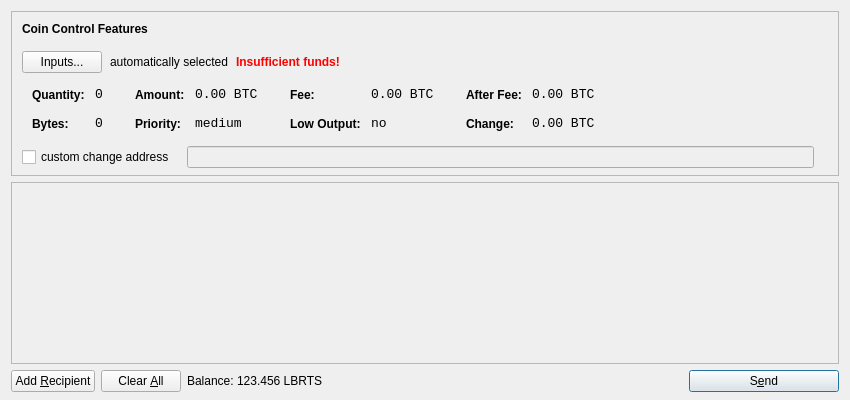
<?xml version="1.0" encoding="UTF-8"?>
<ui version="4.0">
 <class>SendCoinsDialog</class>
 <widget class="QDialog" name="SendCoinsDialog">
  <property name="geometry">
   <rect>
    <x>0</x>
    <y>0</y>
    <width>850</width>
    <height>400</height>
   </rect>
  </property>
  <property name="windowTitle">
   <string>Send Coins</string>
  </property>
  <layout class="QVBoxLayout" name="verticalLayout" stretch="0,1,0">
   <property name="bottomMargin">
    <number>8</number>
   </property>
   <item>
    <widget class="QFrame" name="frameCoinControl">
     <property name="sizePolicy">
      <sizepolicy hsizetype="Expanding" vsizetype="Expanding">
       <horstretch>0</horstretch>
       <verstretch>0</verstretch>
      </sizepolicy>
     </property>
     <property name="maximumSize">
      <size>
       <width>16777215</width>
       <height>16777215</height>
      </size>
     </property>
     <property name="frameShape">
      <enum>QFrame::StyledPanel</enum>
     </property>
     <property name="frameShadow">
      <enum>QFrame::Sunken</enum>
     </property>
     <layout class="QVBoxLayout" name="verticalLayoutCoinControl2">
      <property name="spacing">
       <number>-1</number>
      </property>
      <property name="leftMargin">
       <number>0</number>
      </property>
      <property name="topMargin">
       <number>0</number>
      </property>
      <property name="rightMargin">
       <number>0</number>
      </property>
      <property name="bottomMargin">
       <number>6</number>
      </property>
      <item>
       <layout class="QVBoxLayout" name="verticalLayoutCoinControl" stretch="0,0,0,0,1">
        <property name="spacing">
         <number>0</number>
        </property>
        <property name="leftMargin">
         <number>10</number>
        </property>
        <property name="topMargin">
         <number>10</number>
        </property>
        <item>
         <layout class="QHBoxLayout" name="horizontalLayoutCoinControl1">
          <property name="bottomMargin">
           <number>15</number>
          </property>
          <item>
           <widget class="QLabel" name="labelCoinControlFeatures">
            <property name="sizePolicy">
             <sizepolicy hsizetype="Preferred" vsizetype="Maximum">
              <horstretch>0</horstretch>
              <verstretch>0</verstretch>
             </sizepolicy>
            </property>
            <property name="font">
             <font>
              <weight>75</weight>
              <bold>true</bold>
             </font>
            </property>
            <property name="styleSheet">
             <string notr="true">font-weight:bold;</string>
            </property>
            <property name="text">
             <string>Coin Control Features</string>
            </property>
           </widget>
          </item>
         </layout>
        </item>
        <item>
         <layout class="QHBoxLayout" name="horizontalLayoutCoinControl2" stretch="0,0,0,0">
          <property name="spacing">
           <number>8</number>
          </property>
          <property name="bottomMargin">
           <number>10</number>
          </property>
          <item>
           <widget class="QPushButton" name="pushButtonCoinControl">
            <property name="styleSheet">
             <string notr="true"/>
            </property>
            <property name="text">
             <string>Inputs...</string>
            </property>
           </widget>
          </item>
          <item>
           <widget class="QLabel" name="labelCoinControlAutomaticallySelected">
            <property name="text">
             <string>automatically selected</string>
            </property>
            <property name="margin">
             <number>5</number>
            </property>
           </widget>
          </item>
          <item>
           <widget class="QLabel" name="labelCoinControlInsuffFunds">
            <property name="font">
             <font>
              <weight>75</weight>
              <bold>true</bold>
             </font>
            </property>
            <property name="styleSheet">
             <string notr="true">color:red;font-weight:bold;</string>
            </property>
            <property name="text">
             <string>Insufficient funds!</string>
            </property>
            <property name="margin">
             <number>5</number>
            </property>
           </widget>
          </item>
          <item>
           <spacer name="horizontalSpacerCoinControl">
            <property name="orientation">
             <enum>Qt::Horizontal</enum>
            </property>
            <property name="sizeHint" stdset="0">
             <size>
              <width>40</width>
              <height>1</height>
             </size>
            </property>
           </spacer>
          </item>
         </layout>
        </item>
        <item>
         <widget class="QWidget" name="widgetCoinControl" native="true">
          <property name="sizePolicy">
           <sizepolicy hsizetype="Preferred" vsizetype="Preferred">
            <horstretch>0</horstretch>
            <verstretch>0</verstretch>
           </sizepolicy>
          </property>
          <property name="minimumSize">
           <size>
            <width>0</width>
            <height>0</height>
           </size>
          </property>
          <property name="styleSheet">
           <string notr="true"/>
          </property>
          <layout class="QHBoxLayout" name="horizontalLayoutCoinControl5">
           <property name="margin">
            <number>0</number>
           </property>
           <item>
            <layout class="QHBoxLayout" name="horizontalLayoutCoinControl3" stretch="0,0,0,1">
             <property name="spacing">
              <number>20</number>
             </property>
             <property name="topMargin">
              <number>0</number>
             </property>
             <property name="bottomMargin">
              <number>10</number>
             </property>
             <item>
              <layout class="QFormLayout" name="formLayoutCoinControl1">
               <property name="horizontalSpacing">
                <number>10</number>
               </property>
               <property name="verticalSpacing">
                <number>14</number>
               </property>
               <property name="leftMargin">
                <number>10</number>
               </property>
               <property name="topMargin">
                <number>4</number>
               </property>
               <property name="rightMargin">
                <number>6</number>
               </property>
               <item row="0" column="0">
                <widget class="QLabel" name="labelCoinControlQuantityText">
                 <property name="styleSheet">
                  <string notr="true">font-weight:bold;</string>
                 </property>
                 <property name="text">
                  <string>Quantity:</string>
                 </property>
                 <property name="margin">
                  <number>0</number>
                 </property>
                </widget>
               </item>
               <item row="0" column="1">
                <widget class="QLabel" name="labelCoinControlQuantity">
                 <property name="font">
                  <font>
                   <family>Monospace</family>
                   <pointsize>10</pointsize>
                  </font>
                 </property>
                 <property name="cursor">
                  <cursorShape>IBeamCursor</cursorShape>
                 </property>
                 <property name="contextMenuPolicy">
                  <enum>Qt::ActionsContextMenu</enum>
                 </property>
                 <property name="text">
                  <string notr="true">0</string>
                 </property>
                 <property name="margin">
                  <number>0</number>
                 </property>
                 <property name="textInteractionFlags">
                  <set>Qt::LinksAccessibleByMouse|Qt::TextSelectableByKeyboard|Qt::TextSelectableByMouse</set>
                 </property>
                </widget>
               </item>
               <item row="1" column="0">
                <widget class="QLabel" name="labelCoinControlBytesText">
                 <property name="styleSheet">
                  <string notr="true">font-weight:bold;</string>
                 </property>
                 <property name="text">
                  <string>Bytes:</string>
                 </property>
                </widget>
               </item>
               <item row="1" column="1">
                <widget class="QLabel" name="labelCoinControlBytes">
                 <property name="font">
                  <font>
                   <family>Monospace</family>
                   <pointsize>10</pointsize>
                  </font>
                 </property>
                 <property name="cursor">
                  <cursorShape>IBeamCursor</cursorShape>
                 </property>
                 <property name="contextMenuPolicy">
                  <enum>Qt::ActionsContextMenu</enum>
                 </property>
                 <property name="text">
                  <string notr="true">0</string>
                 </property>
                 <property name="textInteractionFlags">
                  <set>Qt::LinksAccessibleByMouse|Qt::TextSelectableByKeyboard|Qt::TextSelectableByMouse</set>
                 </property>
                </widget>
               </item>
              </layout>
             </item>
             <item>
              <layout class="QFormLayout" name="formLayoutCoinControl2">
               <property name="horizontalSpacing">
                <number>10</number>
               </property>
               <property name="verticalSpacing">
                <number>14</number>
               </property>
               <property name="leftMargin">
                <number>6</number>
               </property>
               <property name="topMargin">
                <number>4</number>
               </property>
               <property name="rightMargin">
                <number>6</number>
               </property>
               <item row="0" column="0">
                <widget class="QLabel" name="labelCoinControlAmountText">
                 <property name="styleSheet">
                  <string notr="true">font-weight:bold;</string>
                 </property>
                 <property name="text">
                  <string>Amount:</string>
                 </property>
                 <property name="margin">
                  <number>0</number>
                 </property>
                </widget>
               </item>
               <item row="0" column="1">
                <widget class="QLabel" name="labelCoinControlAmount">
                 <property name="font">
                  <font>
                   <family>Monospace</family>
                   <pointsize>10</pointsize>
                  </font>
                 </property>
                 <property name="cursor">
                  <cursorShape>IBeamCursor</cursorShape>
                 </property>
                 <property name="contextMenuPolicy">
                  <enum>Qt::ActionsContextMenu</enum>
                 </property>
                 <property name="text">
                  <string notr="true">0.00 BTC</string>
                 </property>
                 <property name="textInteractionFlags">
                  <set>Qt::LinksAccessibleByMouse|Qt::TextSelectableByKeyboard|Qt::TextSelectableByMouse</set>
                 </property>
                </widget>
               </item>
               <item row="1" column="0">
                <widget class="QLabel" name="labelCoinControlPriorityText">
                 <property name="styleSheet">
                  <string notr="true">font-weight:bold;</string>
                 </property>
                 <property name="text">
                  <string>Priority:</string>
                 </property>
                </widget>
               </item>
               <item row="1" column="1">
                <widget class="QLabel" name="labelCoinControlPriority">
                 <property name="font">
                  <font>
                   <family>Monospace</family>
                   <pointsize>10</pointsize>
                  </font>
                 </property>
                 <property name="cursor">
                  <cursorShape>IBeamCursor</cursorShape>
                 </property>
                 <property name="contextMenuPolicy">
                  <enum>Qt::ActionsContextMenu</enum>
                 </property>
                 <property name="text">
                  <string>medium</string>
                 </property>
                 <property name="textInteractionFlags">
                  <set>Qt::LinksAccessibleByMouse|Qt::TextSelectableByKeyboard|Qt::TextSelectableByMouse</set>
                 </property>
                </widget>
               </item>
              </layout>
             </item>
             <item>
              <layout class="QFormLayout" name="formLayoutCoinControl3">
               <property name="horizontalSpacing">
                <number>10</number>
               </property>
               <property name="verticalSpacing">
                <number>14</number>
               </property>
               <property name="leftMargin">
                <number>6</number>
               </property>
               <property name="topMargin">
                <number>4</number>
               </property>
               <property name="rightMargin">
                <number>6</number>
               </property>
               <item row="0" column="0">
                <widget class="QLabel" name="labelCoinControlFeeText">
                 <property name="styleSheet">
                  <string notr="true">font-weight:bold;</string>
                 </property>
                 <property name="text">
                  <string>Fee:</string>
                 </property>
                 <property name="margin">
                  <number>0</number>
                 </property>
                </widget>
               </item>
               <item row="0" column="1">
                <widget class="QLabel" name="labelCoinControlFee">
                 <property name="font">
                  <font>
                   <family>Monospace</family>
                   <pointsize>10</pointsize>
                  </font>
                 </property>
                 <property name="cursor">
                  <cursorShape>IBeamCursor</cursorShape>
                 </property>
                 <property name="contextMenuPolicy">
                  <enum>Qt::ActionsContextMenu</enum>
                 </property>
                 <property name="text">
                  <string notr="true">0.00 BTC</string>
                 </property>
                 <property name="textInteractionFlags">
                  <set>Qt::LinksAccessibleByMouse|Qt::TextSelectableByKeyboard|Qt::TextSelectableByMouse</set>
                 </property>
                </widget>
               </item>
               <item row="1" column="0">
                <widget class="QLabel" name="labelCoinControlLowOutputText">
                 <property name="styleSheet">
                  <string notr="true">font-weight:bold;</string>
                 </property>
                 <property name="text">
                  <string>Low Output:</string>
                 </property>
                </widget>
               </item>
               <item row="1" column="1">
                <widget class="QLabel" name="labelCoinControlLowOutput">
                 <property name="font">
                  <font>
                   <family>Monospace</family>
                   <pointsize>10</pointsize>
                  </font>
                 </property>
                 <property name="cursor">
                  <cursorShape>IBeamCursor</cursorShape>
                 </property>
                 <property name="contextMenuPolicy">
                  <enum>Qt::ActionsContextMenu</enum>
                 </property>
                 <property name="text">
                  <string>no</string>
                 </property>
                 <property name="textInteractionFlags">
                  <set>Qt::LinksAccessibleByMouse|Qt::TextSelectableByKeyboard|Qt::TextSelectableByMouse</set>
                 </property>
                </widget>
               </item>
              </layout>
             </item>
             <item>
              <layout class="QFormLayout" name="formLayoutCoinControl4">
               <property name="horizontalSpacing">
                <number>10</number>
               </property>
               <property name="verticalSpacing">
                <number>14</number>
               </property>
               <property name="leftMargin">
                <number>6</number>
               </property>
               <property name="topMargin">
                <number>4</number>
               </property>
               <property name="rightMargin">
                <number>6</number>
               </property>
               <item row="0" column="0">
                <widget class="QLabel" name="labelCoinControlAfterFeeText">
                 <property name="styleSheet">
                  <string notr="true">font-weight:bold;</string>
                 </property>
                 <property name="text">
                  <string>After Fee:</string>
                 </property>
                 <property name="margin">
                  <number>0</number>
                 </property>
                </widget>
               </item>
               <item row="0" column="1">
                <widget class="QLabel" name="labelCoinControlAfterFee">
                 <property name="font">
                  <font>
                   <family>Monospace</family>
                   <pointsize>10</pointsize>
                  </font>
                 </property>
                 <property name="cursor">
                  <cursorShape>IBeamCursor</cursorShape>
                 </property>
                 <property name="contextMenuPolicy">
                  <enum>Qt::ActionsContextMenu</enum>
                 </property>
                 <property name="text">
                  <string notr="true">0.00 BTC</string>
                 </property>
                 <property name="textInteractionFlags">
                  <set>Qt::LinksAccessibleByMouse|Qt::TextSelectableByKeyboard|Qt::TextSelectableByMouse</set>
                 </property>
                </widget>
               </item>
               <item row="1" column="0">
                <widget class="QLabel" name="labelCoinControlChangeText">
                 <property name="styleSheet">
                  <string notr="true">font-weight:bold;</string>
                 </property>
                 <property name="text">
                  <string>Change:</string>
                 </property>
                </widget>
               </item>
               <item row="1" column="1">
                <widget class="QLabel" name="labelCoinControlChange">
                 <property name="font">
                  <font>
                   <family>Monospace</family>
                   <pointsize>10</pointsize>
                  </font>
                 </property>
                 <property name="cursor">
                  <cursorShape>IBeamCursor</cursorShape>
                 </property>
                 <property name="contextMenuPolicy">
                  <enum>Qt::ActionsContextMenu</enum>
                 </property>
                 <property name="text">
                  <string notr="true">0.00 BTC</string>
                 </property>
                 <property name="textInteractionFlags">
                  <set>Qt::LinksAccessibleByMouse|Qt::TextSelectableByKeyboard|Qt::TextSelectableByMouse</set>
                 </property>
                </widget>
               </item>
              </layout>
             </item>
            </layout>
           </item>
          </layout>
         </widget>
        </item>
        <item>
         <layout class="QHBoxLayout" name="horizontalLayoutCoinControl4" stretch="0,0,0">
          <property name="spacing">
           <number>12</number>
          </property>
          <property name="sizeConstraint">
           <enum>QLayout::SetDefaultConstraint</enum>
          </property>
          <property name="topMargin">
           <number>5</number>
          </property>
          <property name="rightMargin">
           <number>5</number>
          </property>
          <item>
           <widget class="QCheckBox" name="checkBoxCoinControlChange">
            <property name="text">
             <string>custom change address</string>
            </property>
           </widget>
          </item>
          <item>
           <widget class="QLineEdit" name="lineEditCoinControlChange">
            <property name="enabled">
             <bool>false</bool>
            </property>
            <property name="sizePolicy">
             <sizepolicy hsizetype="Expanding" vsizetype="Fixed">
              <horstretch>0</horstretch>
              <verstretch>0</verstretch>
             </sizepolicy>
            </property>
           </widget>
          </item>
          <item>
           <widget class="QLabel" name="labelCoinControlChangeLabel">
            <property name="sizePolicy">
             <sizepolicy hsizetype="Preferred" vsizetype="Expanding">
              <horstretch>0</horstretch>
              <verstretch>0</verstretch>
             </sizepolicy>
            </property>
            <property name="minimumSize">
             <size>
              <width>0</width>
              <height>0</height>
             </size>
            </property>
            <property name="text">
             <string/>
            </property>
            <property name="margin">
             <number>3</number>
            </property>
           </widget>
          </item>
         </layout>
        </item>
        <item>
         <spacer name="verticalSpacerCoinControl">
          <property name="orientation">
           <enum>Qt::Vertical</enum>
          </property>
          <property name="sizeHint" stdset="0">
           <size>
            <width>800</width>
            <height>1</height>
           </size>
          </property>
         </spacer>
        </item>
       </layout>
      </item>
     </layout>
    </widget>
   </item>
   <item>
    <widget class="QScrollArea" name="scrollArea">
     <property name="widgetResizable">
      <bool>true</bool>
     </property>
     <widget class="QWidget" name="scrollAreaWidgetContents">
      <property name="geometry">
       <rect>
        <x>0</x>
        <y>0</y>
        <width>830</width>
        <height>165</height>
       </rect>
      </property>
      <layout class="QVBoxLayout" name="verticalLayout_2">
       <property name="margin">
        <number>0</number>
       </property>
       <item>
        <layout class="QVBoxLayout" name="entries">
         <property name="spacing">
          <number>6</number>
         </property>
        </layout>
       </item>
       <item>
        <spacer name="verticalSpacer">
         <property name="orientation">
          <enum>Qt::Vertical</enum>
         </property>
         <property name="sizeHint" stdset="0">
          <size>
           <width>20</width>
           <height>40</height>
          </size>
         </property>
        </spacer>
       </item>
      </layout>
     </widget>
    </widget>
   </item>
   <item>
    <layout class="QHBoxLayout" name="horizontalLayout">
     <item>
      <widget class="QPushButton" name="addButton">
       <property name="toolTip">
        <string>Send to multiple recipients at once</string>
       </property>
       <property name="text">
        <string>Add &amp;Recipient</string>
       </property>
       <property name="icon">
        <iconset resource="../bitcoin.qrc">
         <normaloff>:/icons/add</normaloff>:/icons/add</iconset>
       </property>
       <property name="autoDefault">
        <bool>false</bool>
       </property>
      </widget>
     </item>
     <item>
      <widget class="QPushButton" name="clearButton">
       <property name="sizePolicy">
        <sizepolicy hsizetype="Minimum" vsizetype="Fixed">
         <horstretch>0</horstretch>
         <verstretch>0</verstretch>
        </sizepolicy>
       </property>
       <property name="toolTip">
        <string>Remove all transaction fields</string>
       </property>
       <property name="text">
        <string>Clear &amp;All</string>
       </property>
       <property name="icon">
        <iconset resource="../bitcoin.qrc">
         <normaloff>:/icons/remove</normaloff>:/icons/remove</iconset>
       </property>
       <property name="autoRepeatDelay">
        <number>300</number>
       </property>
       <property name="autoDefault">
        <bool>false</bool>
       </property>
      </widget>
     </item>
     <item>
      <layout class="QHBoxLayout" name="horizontalLayout_2">
       <property name="spacing">
        <number>3</number>
       </property>
       <item>
        <widget class="QLabel" name="label">
         <property name="text">
          <string>Balance:</string>
         </property>
        </widget>
       </item>
       <item>
        <widget class="QLabel" name="labelBalance">
         <property name="cursor">
          <cursorShape>IBeamCursor</cursorShape>
         </property>
         <property name="text">
          <string>123.456 LBRTS</string>
         </property>
         <property name="textInteractionFlags">
          <set>Qt::LinksAccessibleByMouse|Qt::TextSelectableByKeyboard|Qt::TextSelectableByMouse</set>
         </property>
        </widget>
       </item>
      </layout>
     </item>
     <item>
      <spacer name="horizontalSpacer">
       <property name="orientation">
        <enum>Qt::Horizontal</enum>
       </property>
       <property name="sizeHint" stdset="0">
        <size>
         <width>40</width>
         <height>20</height>
        </size>
       </property>
      </spacer>
     </item>
     <item>
      <widget class="QPushButton" name="sendButton">
       <property name="minimumSize">
        <size>
         <width>150</width>
         <height>0</height>
        </size>
       </property>
       <property name="toolTip">
        <string>Confirm the send action</string>
       </property>
       <property name="text">
        <string>S&amp;end</string>
       </property>
       <property name="icon">
        <iconset resource="../bitcoin.qrc">
         <normaloff>:/icons/send</normaloff>:/icons/send</iconset>
       </property>
       <property name="default">
        <bool>true</bool>
       </property>
      </widget>
     </item>
    </layout>
   </item>
  </layout>
 </widget>
 <resources>
  <include location="../bitcoin.qrc"/>
 </resources>
 <connections/>
</ui>
